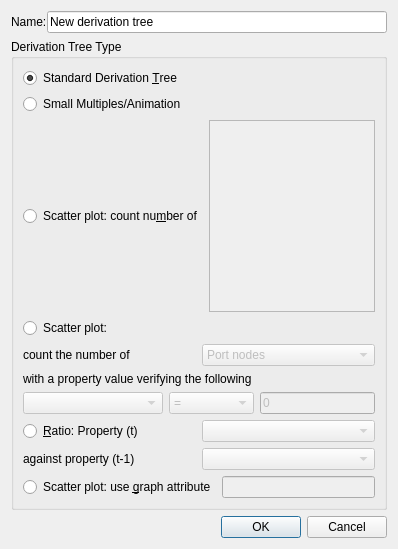
<?xml version="1.0" encoding="UTF-8"?>
<ui version="4.0">
 <class>NewTrace</class>
 <widget class="QDialog" name="NewTrace">
  <property name="geometry">
   <rect>
    <x>0</x>
    <y>0</y>
    <width>398</width>
    <height>549</height>
   </rect>
  </property>
  <property name="windowTitle">
   <string>Create a new derivation tree</string>
  </property>
  <layout class="QGridLayout" name="gridLayout_2">
   <item row="5" column="0">
    <widget class="QDialogButtonBox" name="buttonBox">
     <property name="orientation">
      <enum>Qt::Horizontal</enum>
     </property>
     <property name="standardButtons">
      <set>QDialogButtonBox::Cancel|QDialogButtonBox::Ok</set>
     </property>
    </widget>
   </item>
   <item row="0" column="0">
    <layout class="QFormLayout" name="formLayout">
     <property name="fieldGrowthPolicy">
      <enum>QFormLayout::ExpandingFieldsGrow</enum>
     </property>
     <property name="horizontalSpacing">
      <number>0</number>
     </property>
     <property name="verticalSpacing">
      <number>0</number>
     </property>
     <item row="0" column="0">
      <widget class="QLabel" name="labelnewtrace">
       <property name="text">
        <string>Name:</string>
       </property>
      </widget>
     </item>
     <item row="0" column="1">
      <widget class="QLineEdit" name="graphname">
       <property name="text">
        <string>New derivation tree</string>
       </property>
      </widget>
     </item>
    </layout>
   </item>
   <item row="4" column="0">
    <widget class="QGroupBox" name="groupBox">
     <property name="title">
      <string>Derivation Tree Type</string>
     </property>
     <layout class="QVBoxLayout" name="verticalLayout">
      <item>
       <widget class="QRadioButton" name="StandardTree">
        <property name="text">
         <string>Standard Derivation &amp;Tree</string>
        </property>
        <property name="checked">
         <bool>true</bool>
        </property>
       </widget>
      </item>
      <item>
       <widget class="QRadioButton" name="SmAnim">
        <property name="text">
         <string>Small Multiples/Animation </string>
        </property>
       </widget>
      </item>
      <item>
       <layout class="QHBoxLayout" name="horizontalLayout">
        <property name="topMargin">
         <number>0</number>
        </property>
        <item>
         <widget class="QRadioButton" name="HistogramTree">
          <property name="text">
           <string>Scatter plot: count nu&amp;mber of</string>
          </property>
         </widget>
        </item>
        <item>
         <widget class="QListWidget" name="portSelectionlistWidget">
          <property name="enabled">
           <bool>false</bool>
          </property>
          <property name="editTriggers">
           <set>QAbstractItemView::NoEditTriggers</set>
          </property>
          <property name="alternatingRowColors">
           <bool>true</bool>
          </property>
          <property name="selectionMode">
           <enum>QAbstractItemView::MultiSelection</enum>
          </property>
         </widget>
        </item>
       </layout>
      </item>
      <item>
       <layout class="QVBoxLayout" name="verticalLayoutScatterplotProperty">
        <item>
         <widget class="QRadioButton" name="PropertyHistogramTree">
          <property name="enabled">
           <bool>true</bool>
          </property>
          <property name="text">
           <string>Scatter plot:</string>
          </property>
         </widget>
        </item>
        <item>
         <layout class="QHBoxLayout" name="horizontalLayoutTypeElement">
          <item>
           <widget class="QLabel" name="labelelement">
            <property name="enabled">
             <bool>true</bool>
            </property>
            <property name="text">
             <string>count the number of</string>
            </property>
           </widget>
          </item>
          <item>
           <widget class="QComboBox" name="typeElementComboBox">
            <property name="enabled">
             <bool>false</bool>
            </property>
            <item>
             <property name="text">
              <string extracomment="Only consider the information carried by the central node.">Port nodes</string>
             </property>
            </item>
            <item>
             <property name="text">
              <string extracomment="Consider the edges linking port nodes together.">Edges</string>
             </property>
            </item>
            <item>
             <property name="text">
              <string extracomment="Consider all the elements mentionned above.">All elements</string>
             </property>
            </item>
           </widget>
          </item>
         </layout>
        </item>
        <item>
         <widget class="QLabel" name="labelpropertyexplanation">
          <property name="text">
           <string>with a property value verifying the following</string>
          </property>
         </widget>
        </item>
        <item>
         <layout class="QHBoxLayout" name="horizontalLayoutProperty">
          <item>
           <widget class="QComboBox" name="propertySelectionComboBox">
            <property name="enabled">
             <bool>false</bool>
            </property>
            <property name="minimumSize">
             <size>
              <width>140</width>
              <height>0</height>
             </size>
            </property>
           </widget>
          </item>
          <item>
           <widget class="QComboBox" name="propertyRelationComboBox">
            <property name="enabled">
             <bool>false</bool>
            </property>
            <property name="minimumSize">
             <size>
              <width>85</width>
              <height>0</height>
             </size>
            </property>
            <item>
             <property name="text">
              <string extracomment="is equal to">=</string>
             </property>
            </item>
            <item>
             <property name="text">
              <string extracomment="is inferior to">&lt;</string>
             </property>
            </item>
            <item>
             <property name="text">
              <string extracomment="is inferior or equal to">&lt;=</string>
             </property>
            </item>
            <item>
             <property name="text">
              <string extracomment="is superior to">&gt;</string>
             </property>
            </item>
            <item>
             <property name="text">
              <string extracomment="is superior or equal to">&gt;=</string>
             </property>
            </item>
            <item>
             <property name="text">
              <string extracomment="is different of">!=</string>
             </property>
            </item>
           </widget>
          </item>
          <item>
           <widget class="QLineEdit" name="propertyValueLineEdit">
            <property name="enabled">
             <bool>false</bool>
            </property>
            <property name="text">
             <string>0</string>
            </property>
           </widget>
          </item>
         </layout>
        </item>
       </layout>
      </item>
      <item>
       <layout class="QVBoxLayout" name="verticalLayoutRatioProperty">
        <item>
         <layout class="QHBoxLayout" name="horizontalLayoutCurrent">
          <item>
           <widget class="QRadioButton" name="ratioPropertyButton">
            <property name="text">
             <string>&amp;Ratio: Property (t)</string>
            </property>
           </widget>
          </item>
          <item>
           <widget class="QComboBox" name="ratioPropertyCurrentComboBox">
            <property name="enabled">
             <bool>false</bool>
            </property>
           </widget>
          </item>
         </layout>
        </item>
        <item>
         <layout class="QHBoxLayout" name="horizontalLayoutAntecedent">
          <item>
           <widget class="QLabel" name="ratioPropertyAntecedentLabel">
            <property name="text">
             <string>against property (t-1)</string>
            </property>
           </widget>
          </item>
          <item>
           <widget class="QComboBox" name="ratioPropertyAntecedentComboBox">
            <property name="enabled">
             <bool>false</bool>
            </property>
           </widget>
          </item>
         </layout>
        </item>
       </layout>
      </item>
      <item>
       <layout class="QHBoxLayout" name="horizontalLayoutGraphAttribute">
        <item>
         <widget class="QRadioButton" name="GraphAttributeButton">
          <property name="text">
           <string>Scatter plot: use &amp;graph attribute</string>
          </property>
         </widget>
        </item>
        <item>
         <widget class="QLineEdit" name="graphAttributeNameEdit">
          <property name="enabled">
           <bool>false</bool>
          </property>
         </widget>
        </item>
       </layout>
      </item>
     </layout>
    </widget>
   </item>
  </layout>
 </widget>
 <resources/>
 <connections>
  <connection>
   <sender>buttonBox</sender>
   <signal>accepted()</signal>
   <receiver>NewTrace</receiver>
   <slot>accept()</slot>
   <hints>
    <hint type="sourcelabel">
     <x>248</x>
     <y>254</y>
    </hint>
    <hint type="destinationlabel">
     <x>157</x>
     <y>274</y>
    </hint>
   </hints>
  </connection>
  <connection>
   <sender>buttonBox</sender>
   <signal>rejected()</signal>
   <receiver>NewTrace</receiver>
   <slot>reject()</slot>
   <hints>
    <hint type="sourcelabel">
     <x>316</x>
     <y>260</y>
    </hint>
    <hint type="destinationlabel">
     <x>286</x>
     <y>274</y>
    </hint>
   </hints>
  </connection>
 </connections>
</ui>
